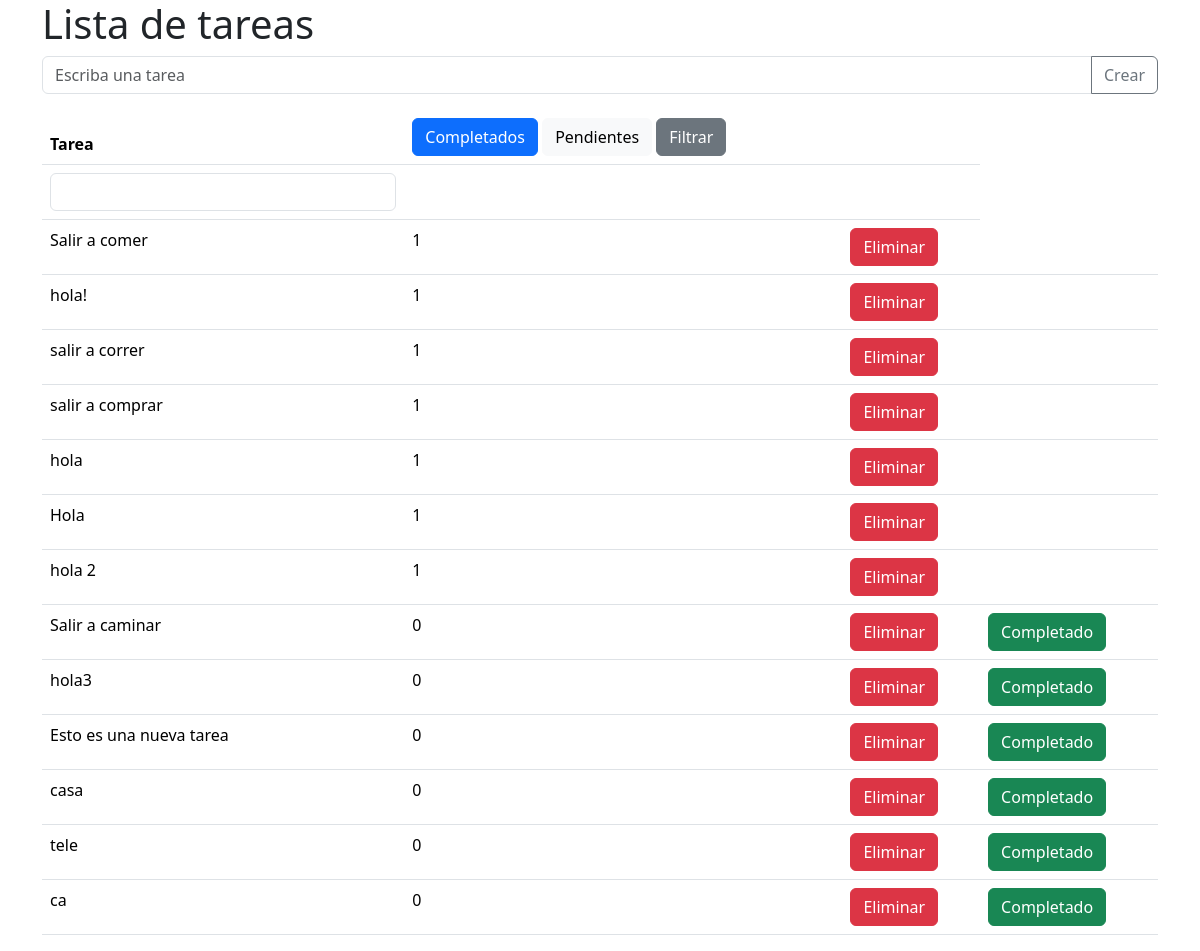
The page / on the database its author committed.
### administrar/models.py (models this page shows)
class Tarea(models.Model):
    titulo = models.CharField(max_length=64,
                              blank=False,
                              null=False,
                              default="---")
    estado = models.BooleanField(default=0)

### administrar/views.py (the view)
# urls.py: path('', v_index),
def v_index(request):
    if request.method == 'POST':
        datos = request.POST.copy()
        form = TareaForm(datos)  # Para validaciones
        if form.is_valid():
            form.save()  # En este punto guardo en la base de datos.
        else:
            return HttpResponseRedirect("/")
        if False:
            _titulo = request.POST["titulo"]
            tarea = Tarea()  # Instancio un modelo
            tarea.titulo = _titulo  # Asigno titulo a la tarea
            tarea.save()  # Guardo de base de datos
        return HttpResponseRedirect("/")
    else:
        consulta = Tarea.objects.filter(
            titulo__icontains=request.GET.get("titulo", ""))
        if request.GET.get("estado", "") != "":
            consulta = consulta.filter(estado=request.GET.get("estado", ""))
        context = {
            'var1': 'Valor1',
            'var2': 'Valorasdasdasdasdasd',
            'lista': consulta
        }
        return render(request, 'pagina_x.html', context)

### django_project/templates/pagina_x.html (shortened to what this page needs)
{% extends 'base.html' %}
{% block content%}
<h1>Lista de tareas</h1>
<form method="post">
  <div class="input-group mb-3">
   <input name="titulo" type="text" class="form-control" placeholder="Escriba una tarea" aria-label="Escriba una tarea" aria-describedby="button-addon2" >
    <button class="btn btn-outline-secondary" type="submit" id="button-addon2">Crear</button>
  </div>
</form>
<form method="get">
  <table class="table">
    <thead>
      <tr>
        <th>Tarea</th>
        <th>
          <a class="btn btn-primary" href="?estado=1">Completados</a>
          <a class="btn btn-light" href="?estado=0">Pendientes</a>
          <button type="submit" class="btn btn-secondary">Filtrar</button>
        </th>
        <th></th>
      </tr>
      <tr>
        <th>
        <input type= "" class="form-control" name="titulo"></inpu>
        <th></th>
        <th></th>
      </th>
      </tr>
    </thead>
    <tbody>
      {% for task in lista %}
      <tr>
        <td> {{task.titulo}}</td>
        <td>
          {% if task.estado %}
              1
          {% else %}
              0
        {% endif %}</td>
        <td>
          <a class= "btn btn-danger" href="/tarea/{{task.id }}/eliminar">Eliminar</a>
        </td>
        <td>
          {% if task.estado %}
          {% else %}
          <a class="btn btn-success" href="/tarea/{{task.id }}/completado">Completado</a>
        {% endif %}
        </td>
      </tr>
      {% endfor %}
    </tbody>
  </table>
</form>
{% endblock%}

### django_project/templates/base.html (shortened to what this page needs)
<!DOCTYPE html>
<html lang="en">
<head>
  <link href="https://cdn.jsdelivr.net/npm/bootstrap@5.3.1/dist/css/bootstrap.min.css" rel="stylesheet">
</head>
<body>
  <div class="container">
    {% block content %}  {% endblock%}
</div>
</body>
</html>

### rows shown on the page
Tarea: titulo "Salir a comer", estado "1"
Tarea: titulo "hola!", estado "1"
Tarea: titulo "salir a correr", estado "1"
Tarea: titulo "salir a comprar", estado "1"
Tarea: titulo "hola", estado "1"
Tarea: titulo "Hola", estado "1"
Tarea: titulo "hola 2", estado "1"
Tarea: titulo "Salir a caminar", estado "0"
Tarea: titulo "hola3", estado "0"
Tarea: titulo "Esto es una nueva tarea", estado "0"
Tarea: titulo "casa", estado "0"
Tarea: titulo "tele", estado "0"
Tarea: titulo "ca", estado "0"
